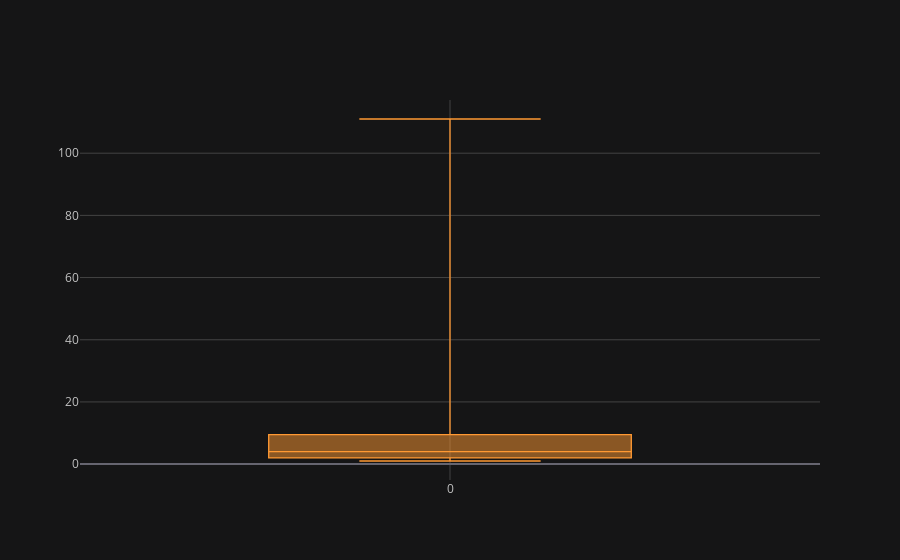

Notebook code for this chart:
### Code cell
a= (1,2,1,2,4,5,8,10,11,2,1,3,4,110,111)
df1 = pd.DataFrame([1,2,1,2,4,5,8,10,11,2,1,3,4,110,111])
df1.iplot(kind='box')
sns.boxenplot(data=a)

### Figure 1 — Plotly figure (JSON) as saved in the notebook; plotly's stock layout.template omitted (floating-point values rounded to 4 significant figures)
{"data": [{"boxpoints": false, "line": {"width": 1.3}, "marker": {"color": "rgba(255, 153, 51, 1.0)"}, "name": "0", "orientation": "v", "type": "box", "y": [1, 2, 1, 2, 4, 5, 8, 10, 11, 2, 1, 3, 4, 110, 111]}], "layout": {"legend": {"bgcolor": "#151516", "font": {"color": "#D9D9D9"}}, "paper_bgcolor": "#151516", "plot_bgcolor": "#151516", "title": {"font": {"color": "#D9D9D9"}}, "xaxis": {"gridcolor": "#434343", "showgrid": true, "tickfont": {"color": "#C2C2C2"}, "title": {"font": {"color": "#D9D9D9"}, "text": ""}, "zerolinecolor": "#666570"}, "yaxis": {"gridcolor": "#434343", "showgrid": true, "tickfont": {"color": "#C2C2C2"}, "title": {"font": {"color": "#D9D9D9"}, "text": ""}, "zerolinecolor": "#666570"}}}
